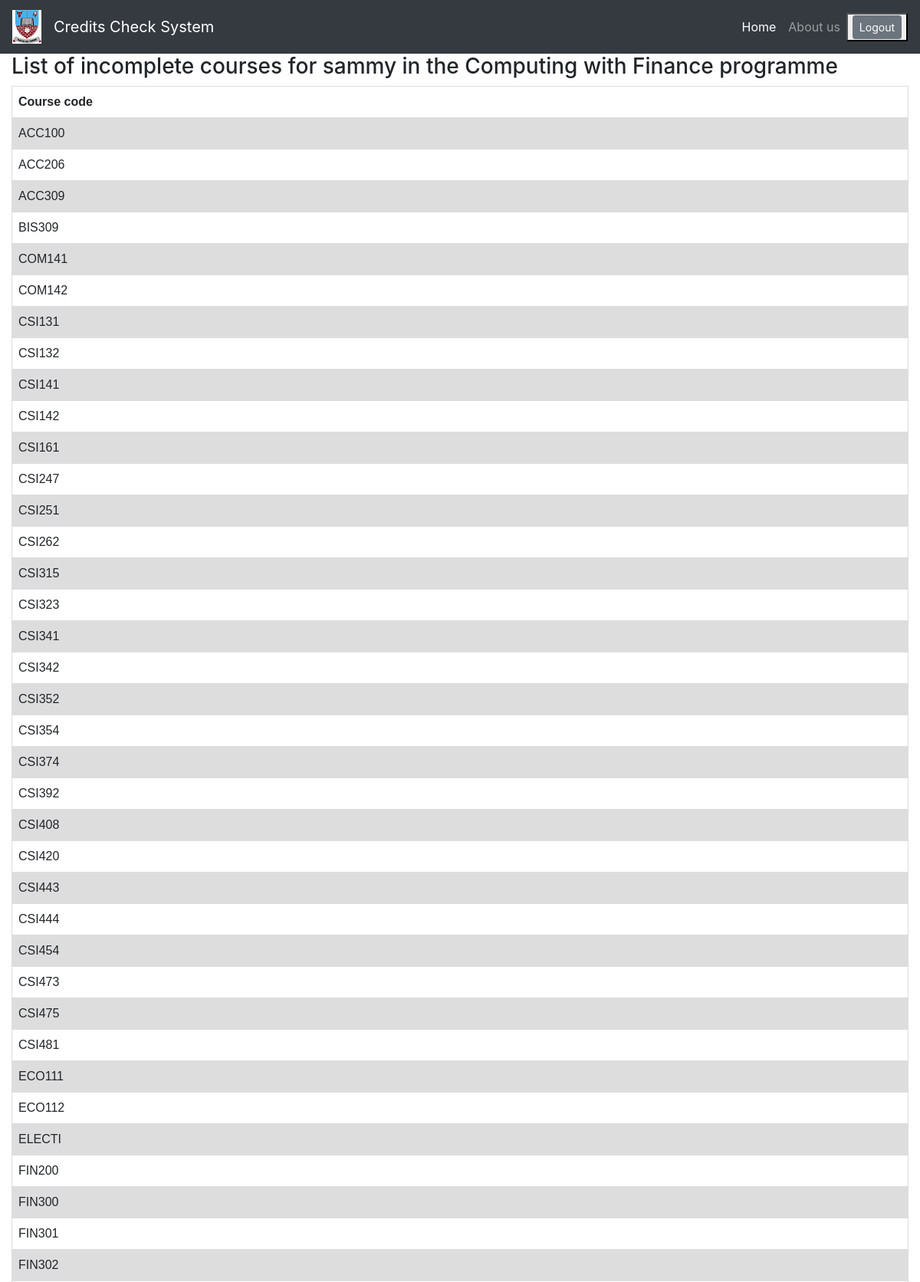
The app's page /incomplete/ (signed in, upper part) with its own data.
### accounts/models.py (models this page shows, shortened)
class Student(models.Model):
    REASON = (
        ('Fail and Discontinue', 'Fail and Discontinue'),
        ('Health Reasons', 'Health Reasons'),
        ('Fail and Exclude', 'Fail and Exclude'),
        ('Continuing Student', 'Continuing Student'),
    )
    user = models.OneToOneField(User, on_delete=models.CASCADE, null=True)
    student_id = models.CharField(max_length=9, primary_key=True)
    first_name = models.CharField(max_length=100)
    last_name = models.CharField(max_length=100)
    programme = models.ForeignKey(Programme, on_delete=models.CASCADE, related_name='student_programme')
    reason_for_leaving = models.CharField(max_length=100, choices=REASON, default='Fail and Discontinue')
    semesters_passed = models.PositiveIntegerField(default=1, validators=[MinValueValidator(1), MaxValueValidator(10)])
    class Meta:
        ordering = ['student_id']

class Programme(models.Model):
    plan_code = models.CharField(max_length=6, default='BSc###', primary_key=True)
    plan_name = models.CharField(max_length=200)
    overall_program_credits = models.PositiveIntegerField(default=120)
    department_name = models.ForeignKey(Department, on_delete=models.CASCADE, related_name='programme_dept')
    class Meta:
        ordering = ['plan_code']
    def __str__(self):
        return self.plan_name

class Course(models.Model):
    COURSETYPE = (
        ('Core', 'Core'),
        ('Optional', 'Optional'),
        ('GEC', 'GEC'),
        ('Elective', 'Elective'),
    )
    SEMESTER = (
        ('1', '1'),
        ('2', '2'),
        ('Winter semester', 'Winter semester'),
    )
    course_code = models.CharField(max_length=6, primary_key=True)
    course_title = models.CharField(max_length=200)
    course_type = models.CharField(max_length=9, choices=COURSETYPE, default='Core')
    credits = models.PositiveIntegerField(default=3, validators=[MinValueValidator(3), MaxValueValidator(4)])
    prerequisite = models.CharField(max_length=20, blank=True)
    semester_type = models.CharField(max_length=100, default='1', choices=SEMESTER)
    level = models.PositiveIntegerField(default=3, validators=[MinValueValidator(1), MaxValueValidator(4)])
    overall_semester = models.ForeignKey(ProgramSemester, on_delete=models.CASCADE, related_name='course_overallSem')
    programme = models.ManyToManyField(Programme)
    class Meta:
        ordering = ['course_code']

### accounts/views.py (the view)
# urls.py: path('incomplete/', views.incomplete_courses, name="incompleteSemesters"),
def incomplete_courses(request):
    try:
        student = get_object_or_404(Student, user=request.user)
        courses_complete = student.usercourses.all().filter(course_grade__gte=50).values('course_code')
        programme_ = student.programme
        coursesInMyProgramme = Course.objects.filter(programme__plan_code=programme_.plan_code).values('course_code')
        print(coursesInMyProgramme)
        lst = []
        for i in coursesInMyProgramme:
            if i not in courses_complete:
                lst.append(i)
    except Exception:
        messages.error('No course incomplete')
    context = {'courses_incomplete': lst}
    return render(request, "accounts/incomplete.html", context)

### accounts/templates/accounts/incomplete.html (shortened to what this page needs)
{% extends "accounts/main.html" %}
{% block content %}
    <h3>List of incomplete courses for {{user.username}} in the {{user.student.programme}} programme</h3>
    <div class="course_incomplete">
      <table>
            <tr>
                <th>Course code</th>
            </tr>
            {% for course in courses_incomplete %}
                <tr>
                    <td>{{course.course_code}}</td>
                </tr>
            {% endfor %}
        </table>
    </div>
{% endblock  %}

### accounts/templates/accounts/main.html (shortened to what this page needs)
<!DOCTYPE html>
{% load static %}
<html lang="en">
<head>
    <link rel="stylesheet" href="https://stackpath.bootstrapcdn.com/bootstrap/4.3.1/css/bootstrap.min.css">
	<link rel="stylesheet" type="text/css" href="{% static '/css/main.css' %}">
</head>
<body>
    {%  include 'accounts/navbar.html' %}
    <div class="container-fluid">
        {% block content %}
	    {% endblock %}
    </div>
</body>
</html>

### accounts/templates/accounts/navbar.html (shortened to what this page needs)
{% load static %}
<nav class="navbar navbar-expand-lg navbar-dark bg-dark">
  <a class="navbar-brand" href="{% url 'home' %}"><img src="{% static 'images/logo.png' %}" alt=""></a>
  <div class="collapse navbar-collapse" id="navbarNav">
            <a class="navbar-brand" href="{% url 'home' %}">Credits Check System </a>
    <ul class="navbar-nav ml-auto">
      <li class="nav-item active">
        <a class="nav-link" href="{% url 'home' %}">Home</a>
      </li>
      <li class="nav-item">
        <span><a class="nav-link" href="{% url 'index' %}">About us</a></span>
      </li>
    </ul>
  </div>
  <span> <button ><a class="btn btn-secondary btn-sm"  href="{% url 'logout' %}">Logout</a> </button> </span>
</nav>

### static/css/main.css (style rules this page uses)
table { font-family: arial, sans-serif; border-collapse: collapse; width: 100%; }
td, th { border: 1px solid #dddddd; text-align: left; padding: 8px; }
tr:nth-child(even) { background-color: #dddddd; }

### accounts/templates/accounts/main.html (style rules this page uses)
table { font-family: arial, sans-serif; border-collapse: collapse; width: 100%; }
td, th { border: 1px solid #dddddd; text-align: left; padding: 8px; }
tr:nth-child(even) { background-color: #dddddd; }

### records on screen
Course: course_code "ACC100"
Course: course_code "ACC206"
Course: course_code "ACC309"
Course: course_code "BIS309"
Course: course_code "COM141"
Course: course_code "COM142"
Course: course_code "CSI131"
Course: course_code "CSI132"
Course: course_code "CSI141"
Course: course_code "CSI142"
Course: course_code "CSI161"
Course: course_code "CSI247"
Course: course_code "CSI251"
Course: course_code "CSI262"
Course: course_code "CSI315"
Course: course_code "CSI323"
Course: course_code "CSI341"
Course: course_code "CSI342"
Course: course_code "CSI352"
Course: course_code "CSI354"
Course: course_code "CSI374"
Course: course_code "CSI392"
Course: course_code "CSI408"
Course: course_code "CSI420"
Course: course_code "CSI443"
Course: course_code "CSI444"
Course: course_code "CSI454"
Course: course_code "CSI473"
Course: course_code "CSI475"
Course: course_code "CSI481"
Course: course_code "ECO111"
Course: course_code "ECO112"
Course: course_code "ELECTI"
Course: course_code "FIN200"
Course: course_code "FIN300"
Course: course_code "FIN301"
Course: course_code "FIN302"

### other values on screen
{{ user.username }} "sammy"
{{ user.student.programme }} "Computing with Finance"
